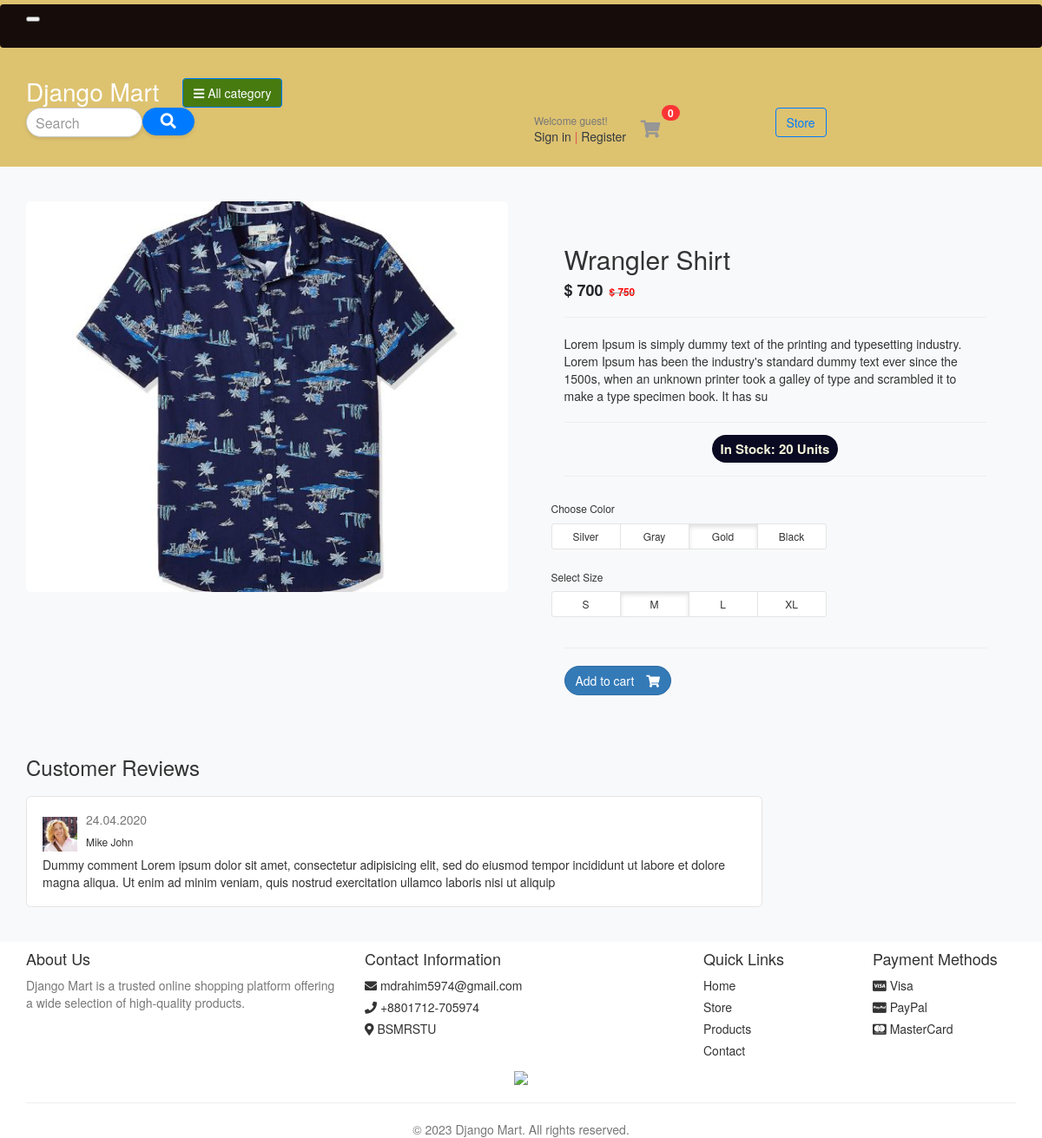
The page /store/shirt/wrangler-shirt/ on the database its author committed.
### store/models.py (models this page shows, shortened)
class Product(models.Model):
    product_name = models.CharField(max_length=100, unique=True)
    slug = models.SlugField(max_length=100, unique=True)
    description = models.TextField(max_length=255, blank=True)
    price = models.IntegerField()
    image = models.ImageField(upload_to='photos/products')
    stock = models.IntegerField()
    is_available= models.BooleanField(default=True)
    category = models.ForeignKey(Category, on_delete=models.CASCADE)
    created_date = models.DateTimeField(auto_now_add=True)
    modified_date = models.DateTimeField(auto_now=True)

### store/views.py (the view)
def product_detail(request, category_slug, product_slug):
    single_product = Product.objects.get(
        slug=product_slug, category__slug=category_slug)
    return render(request, 'store/product-detail.html', {'product': single_product})

### store/templates/store/product-detail.html (shortened to what this page needs)
{% extends 'base.html' %}
{% load static %}
{% block body %}
<section class="section-content padding-y bg">
	<div class="container">
		<div class="card">
			<div class="row no-gutters">
				<aside class="col-md-6">
					<article class="gallery-wrap">
						<div class="img-big-wrap">
							<a href="#"><img src="{{product.image.url}}"></a>
						</div>
					</article>
				</aside>
				<main class="col-md-6 border-left">
					<article class="content-body">
						<h2 class="title">{{product.product_name}}</h2>
						<div class="mb-3">
							<var class="price h4">$ {{product.price}}</var>
							<del class="price-old"><span style="color: red;font-weight: bold;">
								$ {{product.price|add:50}}</span>
							</del>
						</div>
						<hr>
						<p>{{product.description}}</p>
						<hr>
						<div style="text-align: center; margin: 20px 0;">
							<span
								style="background-color: #0a0a23; color: #f5f5dc; font-size: 15px; font-weight: bold; padding: 5px 10px; border-radius: 50px;">
								In Stock: <b>{{product.stock}}</b> Units
							</span>
						</div>
						<hr>
						<div class="row">
							<div class="item-option-select">
								<h6>Choose Color</h6>
								<div class="btn-group btn-group-sm btn-group-toggle" data-toggle="buttons">
									<label class="btn btn-light">
										<input type="radio" name="radio_color"> Silver
									</label>
									<label class="btn btn-light">
										<input type="radio" name="radio_color"> Gray
									</label>
									<label class="btn btn-light active">
										<input type="radio" name="radio_color checked"> Gold
									</label>
									<label class="btn btn-light">
										<input type="radio" name="radio_color"> Black
									</label>
								</div>
							</div>
						</div>
						<div class="row">
							<div class="item-option-select">
								<h6>Select Size</h6>
								<div class="btn-group btn-group-sm btn-group-toggle" data-toggle="buttons">
									<label class="btn btn-light">
										<input type="radio" name="radio_color"> S
									</label>
									<label class="btn btn-light active">
										<input type="radio" name="radio_color" checked> M
									</label>
									<label class="btn btn-light">
										<input type="radio" name="radio_color"> L
									</label>
									<label class="btn btn-light">
										<input type="radio" name="radio_color"> XL
									</label>
								</div>
							</div>
						</div>
						<hr>
						<form method="post">
							<a href="{% url 'add_cart' product.id %}" class="btn  btn-primary" style="border-radius: 20px;">
								<span class="text">
									Add to cart
								</span>
								<i class="fas fa-shopping-cart"></i>
							</a>
						</form>
					</article>
				</main>
			</div>
		</div>
		<br>
		<div class="row">
			<div class="col-md-9">
				<header class="section-heading">
					<h3>Customer Reviews </h3>
				</header>
				<article class="box mb-3">
					<div class="icontext w-100">
						<img src="{% static './images/avatars/avatar1.jpg' %}" class="img-xs icon rounded-circle">
						<div class="text">
							<span class="date text-muted float-md-right">24.04.2020 </span>
							<h6 class="mb-1">Mike John </h6>
						</div>
					</div>
					<div class="mt-3">
						<p>
							Dummy comment Lorem ipsum dolor sit amet, consectetur adipisicing elit, sed do eiusmod
							tempor incididunt ut labore et dolore magna aliqua. Ut enim ad minim veniam,
							quis nostrud exercitation ullamco laboris nisi ut aliquip
						</p>
					</div>
				</article>
			</div>
		</div>
	</div>
</section>
{% endblock %}

### static/css/ui.css (style rules this page uses)
html { font-family: "Inter", sans-serif; font-size: 15px; }
.content-body { flex: 1 1 auto; padding: 2rem 2.3rem; }
.img-xs, .img-sm, .img-md, .img-lg { -o-object-fit: cover; object-fit: cover; flex-shrink: 0; flex-grow: 0; }
.img-xs { width: 40px; height: 40px; }
.padding-y { padding-top: 40px; padding-bottom: 40px; }
var { font-style: normal; }
article:after, .form-group:after { display: block; clear: both; content: ""; }
.bg { background-color: #f8f9fa; }
.section-heading { margin-bottom: 20px; margin-top: 15px; }
p:last-child { margin-bottom: 0; }
.btn-light { background-color: #fff; border-color: #e4e4e4; }
.btn .text + i { margin-left: 10px; }
.icontext { display: inline-flex; align-items: center; vertical-align: middle; }
.icontext .text { width: 100%; line-height: 1.2; }
.icontext .icon { position: relative; margin-right: 10px; flex-shrink: 0; flex-grow: 0; }
.price { font-weight: 600; color: #212529; }
.price-old { color: #969696; margin-left: 3px; font-size: 85%; }
.box { padding: 18px; background: #fff; border-radius: 0.37rem; border: 1px solid #e4e4e4; }
.box img { max-width: 100%; }
.gallery-wrap .img-big-wrap { margin-bottom: 10px; border-radius: 0.37rem; overflow: hidden; background-color: #fff; }
.gallery-wrap .img-big-wrap a { text-align: center; display: block; }
.gallery-wrap .img-big-wrap img { height: 450px; width: auto; display: inline-block; }
.item-option-select { margin-bottom: 1rem; display: inline-block; margin-right: 15px; }
.item-option-select .btn { min-width: 80px; }

### rows shown on the page
Product: image (picture), product_name "Wrangler Shirt", price "700", price|add "750", description "Lorem Ipsum is simply dummy text of the printing and typesetting industry. Lorem Ipsum has been the industry's standard dummy text ever since the 1500s, when an unknown printer took a galley of type and scrambled it to make a type specimen book. It has su", stock "20"
